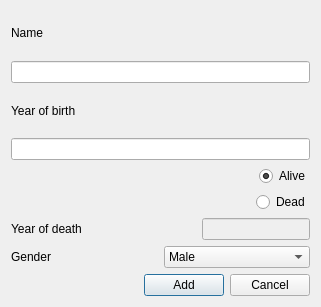
<?xml version="1.0" encoding="UTF-8"?>
<ui version="4.0">
 <class>AddSci</class>
 <widget class="QDialog" name="AddSci">
  <property name="geometry">
   <rect>
    <x>0</x>
    <y>0</y>
    <width>321</width>
    <height>307</height>
   </rect>
  </property>
  <property name="windowTitle">
   <string>Dialog</string>
  </property>
  <layout class="QVBoxLayout" name="verticalLayout_2">
   <item>
    <layout class="QVBoxLayout" name="verticalLayout_4">
     <item>
      <layout class="QHBoxLayout" name="horizontalLayout_11">
       <item>
        <widget class="QLabel" name="label_name">
         <property name="text">
          <string>Name</string>
         </property>
        </widget>
       </item>
       <item>
        <widget class="QLabel" name="label_errorName">
         <property name="text">
          <string/>
         </property>
        </widget>
       </item>
      </layout>
     </item>
     <item>
      <widget class="QLineEdit" name="line_name"/>
     </item>
     <item>
      <layout class="QHBoxLayout" name="horizontalLayout_12">
       <item>
        <widget class="QLabel" name="label_yob">
         <property name="text">
          <string>Year of birth</string>
         </property>
        </widget>
       </item>
       <item>
        <widget class="QLabel" name="label_errorYear">
         <property name="text">
          <string/>
         </property>
        </widget>
       </item>
      </layout>
     </item>
     <item>
      <widget class="QLineEdit" name="line_yob"/>
     </item>
     <item>
      <layout class="QVBoxLayout" name="verticalLayout_3">
       <item>
        <layout class="QVBoxLayout" name="verticalLayout">
         <item alignment="Qt::AlignRight">
          <widget class="QRadioButton" name="button_alive">
           <property name="text">
            <string>Alive</string>
           </property>
           <property name="checked">
            <bool>true</bool>
           </property>
          </widget>
         </item>
         <item alignment="Qt::AlignRight">
          <widget class="QRadioButton" name="button_dead">
           <property name="text">
            <string>Dead</string>
           </property>
          </widget>
         </item>
        </layout>
       </item>
      </layout>
     </item>
     <item>
      <layout class="QHBoxLayout" name="horizontalLayout_13">
       <item>
        <widget class="QLabel" name="label_yod">
         <property name="text">
          <string>Year of death</string>
         </property>
        </widget>
       </item>
       <item alignment="Qt::AlignRight">
        <widget class="QLineEdit" name="line_yod">
         <property name="enabled">
          <bool>false</bool>
         </property>
        </widget>
       </item>
      </layout>
     </item>
     <item>
      <layout class="QHBoxLayout" name="horizontalLayout_14">
       <item>
        <widget class="QLabel" name="label_gender">
         <property name="text">
          <string>Gender</string>
         </property>
        </widget>
       </item>
       <item>
        <widget class="QComboBox" name="comboBox_gender">
         <item>
          <property name="text">
           <string>Male</string>
          </property>
         </item>
         <item>
          <property name="text">
           <string>Female</string>
          </property>
         </item>
        </widget>
       </item>
      </layout>
     </item>
     <item>
      <layout class="QHBoxLayout" name="horizontalLayout_15">
       <item>
        <spacer name="horizontalSpacer_3">
         <property name="orientation">
          <enum>Qt::Horizontal</enum>
         </property>
         <property name="sizeHint" stdset="0">
          <size>
           <width>40</width>
           <height>20</height>
          </size>
         </property>
        </spacer>
       </item>
       <item>
        <widget class="QPushButton" name="button_add">
         <property name="text">
          <string>Add</string>
         </property>
        </widget>
       </item>
       <item>
        <widget class="QPushButton" name="button_cancel">
         <property name="text">
          <string>Cancel</string>
         </property>
        </widget>
       </item>
      </layout>
     </item>
    </layout>
   </item>
  </layout>
 </widget>
 <resources/>
 <connections>
  <connection>
   <sender>button_dead</sender>
   <signal>toggled(bool)</signal>
   <receiver>line_yod</receiver>
   <slot>setEnabled(bool)</slot>
   <hints>
    <hint type="sourcelabel">
     <x>213</x>
     <y>110</y>
    </hint>
    <hint type="destinationlabel">
     <x>187</x>
     <y>137</y>
    </hint>
   </hints>
  </connection>
 </connections>
</ui>
